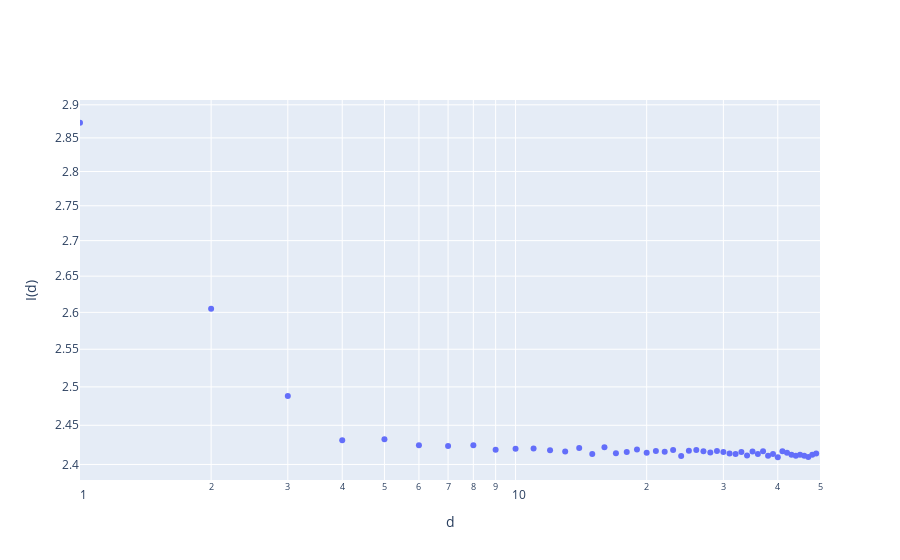

Notebook code cell kept with this figure:
### Code cell
fig = go.Figure()
fig.add_trace(go.Scatter(y=MI[1:], x=list(range(1, len(MI))), mode='markers'))
fig.update_layout(xaxis=dict(range=[0, np.log10(len(MI))]))
fig.update_layout(
    xaxis_title="d",
    xaxis_type="log",
    yaxis_title="I(d)",
    yaxis_type="log",
)
fig.show()

### Figure 1 — Plotly figure (JSON) as saved in the notebook; plotly's stock layout.template omitted (floating-point values rounded to 4 significant figures)
{"data": [{"mode": "markers", "type": "scatter", "x": [1, 2, 3, 4, 5, 6, 7, 8, 9, 10, 11, 12, 13, 14, 15, 16, 17, 18, 19, 20, 21, 22, 23, 24, 25, 26, 27, 28, 29, 30, 31, 32, 33, 34, 35, 36, 37, 38, 39, 40, 41, 42, 43, 44, 45, 46, 47, 48, 49], "y": [2.873, 2.605, 2.488, 2.431, 2.432, 2.424, 2.424, 2.424, 2.419, 2.42, 2.42, 2.418, 2.416, 2.421, 2.413, 2.422, 2.414, 2.416, 2.419, 2.415, 2.417, 2.416, 2.418, 2.411, 2.417, 2.418, 2.417, 2.415, 2.417, 2.416, 2.414, 2.413, 2.416, 2.411, 2.416, 2.413, 2.417, 2.411, 2.413, 2.409, 2.417, 2.415, 2.412, 2.411, 2.412, 2.411, 2.409, 2.412, 2.414]}], "layout": {"xaxis": {"range": [0, 1.699], "title": {"text": "d"}, "type": "log"}, "yaxis": {"title": {"text": "I(d)"}, "type": "log"}}}
